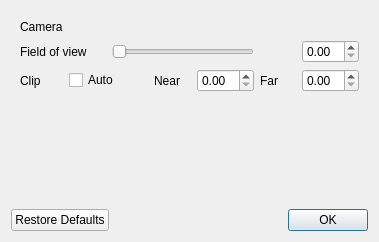
<?xml version="1.0" encoding="UTF-8"?>
<ui version="4.0">
 <class>DisplaySettingsDialog</class>
 <widget class="QDialog" name="DisplaySettingsDialog">
  <property name="geometry">
   <rect>
    <x>0</x>
    <y>0</y>
    <width>379</width>
    <height>242</height>
   </rect>
  </property>
  <property name="windowTitle">
   <string>Display Settings</string>
  </property>
  <layout class="QGridLayout" name="gridLayout">
   <item row="0" column="0">
    <widget class="QWidget" name="widget" native="true">
     <layout class="QGridLayout" name="gridLayout_2">
      <item row="0" column="0">
       <widget class="QLabel" name="camera_label">
        <property name="text">
         <string>Camera</string>
        </property>
       </widget>
      </item>
      <item row="1" column="0" colspan="2">
       <widget class="QLabel" name="fov_label">
        <property name="text">
         <string>Field of view</string>
        </property>
       </widget>
      </item>
      <item row="1" column="2" colspan="3">
       <widget class="QSlider" name="fov_slider">
        <property name="orientation">
         <enum>Qt::Horizontal</enum>
        </property>
       </widget>
      </item>
      <item row="1" column="6">
       <widget class="QDoubleSpinBox" name="fov_spinbox"/>
      </item>
      <item row="2" column="0">
       <widget class="QLabel" name="clip_label">
        <property name="text">
         <string>Clip</string>
        </property>
       </widget>
      </item>
      <item row="2" column="1" colspan="2">
       <widget class="QCheckBox" name="clip_auto_checkbox">
        <property name="text">
         <string>Auto</string>
        </property>
       </widget>
      </item>
      <item row="2" column="3">
       <widget class="QLabel" name="clip_near_label">
        <property name="text">
         <string>Near</string>
        </property>
       </widget>
      </item>
      <item row="2" column="4">
       <widget class="QDoubleSpinBox" name="clip_near_spinbox"/>
      </item>
      <item row="2" column="5">
       <widget class="QLabel" name="clip_far_label">
        <property name="text">
         <string>Far</string>
        </property>
       </widget>
      </item>
      <item row="2" column="6">
       <widget class="QDoubleSpinBox" name="clip_far_spinbox"/>
      </item>
      <item row="3" column="3">
       <spacer name="verticalSpacer">
        <property name="orientation">
         <enum>Qt::Vertical</enum>
        </property>
        <property name="sizeHint" stdset="0">
         <size>
          <width>20</width>
          <height>40</height>
         </size>
        </property>
       </spacer>
      </item>
     </layout>
    </widget>
   </item>
   <item row="1" column="0">
    <widget class="QDialogButtonBox" name="button_box">
     <property name="orientation">
      <enum>Qt::Horizontal</enum>
     </property>
     <property name="standardButtons">
      <set>QDialogButtonBox::Ok|QDialogButtonBox::RestoreDefaults</set>
     </property>
    </widget>
   </item>
  </layout>
 </widget>
 <resources/>
 <connections>
  <connection>
   <sender>button_box</sender>
   <signal>accepted()</signal>
   <receiver>DisplaySettingsDialog</receiver>
   <slot>accept()</slot>
   <hints>
    <hint type="sourcelabel">
     <x>248</x>
     <y>254</y>
    </hint>
    <hint type="destinationlabel">
     <x>157</x>
     <y>274</y>
    </hint>
   </hints>
  </connection>
  <connection>
   <sender>button_box</sender>
   <signal>rejected()</signal>
   <receiver>DisplaySettingsDialog</receiver>
   <slot>reject()</slot>
   <hints>
    <hint type="sourcelabel">
     <x>316</x>
     <y>260</y>
    </hint>
    <hint type="destinationlabel">
     <x>286</x>
     <y>274</y>
    </hint>
   </hints>
  </connection>
 </connections>
</ui>
